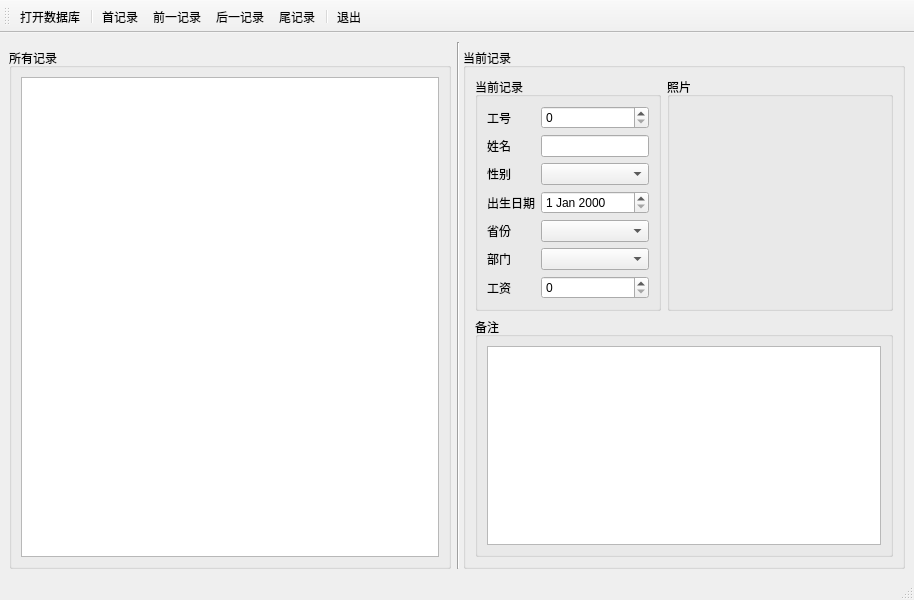
<?xml version="1.0" encoding="UTF-8"?>
<ui version="4.0">
 <class>MainWindow</class>
 <widget class="QMainWindow" name="MainWindow">
  <property name="geometry">
   <rect>
    <x>0</x>
    <y>0</y>
    <width>914</width>
    <height>600</height>
   </rect>
  </property>
  <property name="windowTitle">
   <string>MainWindow</string>
  </property>
  <widget class="QWidget" name="centralwidget">
   <layout class="QGridLayout" name="gridLayout" columnstretch="1,0,1">
    <item row="0" column="1" rowspan="2" colspan="2">
     <widget class="Line" name="line">
      <property name="orientation">
       <enum>Qt::Orientation::Vertical</enum>
      </property>
     </widget>
    </item>
    <item row="1" column="2">
     <widget class="QGroupBox" name="groupBox_2">
      <property name="title">
       <string>当前记录</string>
      </property>
      <layout class="QFormLayout" name="formLayout_2">
       <item row="0" column="0">
        <widget class="QGroupBox" name="groupBox_6">
         <property name="title">
          <string>当前记录</string>
         </property>
         <layout class="QFormLayout" name="formLayout">
          <item row="0" column="0">
           <widget class="QLabel" name="label_3">
            <property name="text">
             <string>工号</string>
            </property>
           </widget>
          </item>
          <item row="0" column="1">
           <widget class="QSpinBox" name="spinBox"/>
          </item>
          <item row="1" column="0">
           <widget class="QLabel" name="label_4">
            <property name="text">
             <string>姓名</string>
            </property>
           </widget>
          </item>
          <item row="1" column="1">
           <widget class="QLineEdit" name="lineEdit"/>
          </item>
          <item row="2" column="0">
           <widget class="QLabel" name="label_6">
            <property name="text">
             <string>性别</string>
            </property>
           </widget>
          </item>
          <item row="2" column="1">
           <widget class="QComboBox" name="comboBox_2"/>
          </item>
          <item row="3" column="0">
           <widget class="QLabel" name="label_7">
            <property name="text">
             <string>出生日期</string>
            </property>
           </widget>
          </item>
          <item row="3" column="1">
           <widget class="QDateEdit" name="dateEdit"/>
          </item>
          <item row="4" column="0">
           <widget class="QLabel" name="label_8">
            <property name="text">
             <string>省份</string>
            </property>
           </widget>
          </item>
          <item row="4" column="1">
           <widget class="QComboBox" name="comboBox_4"/>
          </item>
          <item row="5" column="0">
           <widget class="QLabel" name="label_9">
            <property name="text">
             <string>部门</string>
            </property>
           </widget>
          </item>
          <item row="5" column="1">
           <widget class="QComboBox" name="comboBox_5"/>
          </item>
          <item row="6" column="0">
           <widget class="QLabel" name="label_5">
            <property name="text">
             <string>工资</string>
            </property>
           </widget>
          </item>
          <item row="6" column="1">
           <widget class="QSpinBox" name="spinBox_2"/>
          </item>
         </layout>
        </widget>
       </item>
       <item row="0" column="1">
        <widget class="QGroupBox" name="groupBox_5">
         <property name="title">
          <string>照片</string>
         </property>
         <layout class="QHBoxLayout" name="horizontalLayout_4">
          <item>
           <widget class="QLabel" name="label_2">
            <property name="text">
             <string/>
            </property>
           </widget>
          </item>
         </layout>
        </widget>
       </item>
       <item row="1" column="0" colspan="2">
        <widget class="QGroupBox" name="groupBox_7">
         <property name="title">
          <string>备注</string>
         </property>
         <layout class="QHBoxLayout" name="horizontalLayout_3">
          <item>
           <widget class="QPlainTextEdit" name="plainTextEdit"/>
          </item>
         </layout>
        </widget>
       </item>
      </layout>
     </widget>
    </item>
    <item row="1" column="0">
     <widget class="QGroupBox" name="groupBox">
      <property name="title">
       <string>所有记录</string>
      </property>
      <layout class="QFormLayout" name="formLayout_3">
       <item row="0" column="0" colspan="2">
        <widget class="QTableView" name="tableView">
         <property name="editTriggers">
          <set>QAbstractItemView::EditTrigger::NoEditTriggers</set>
         </property>
        </widget>
       </item>
      </layout>
     </widget>
    </item>
   </layout>
  </widget>
  <widget class="QStatusBar" name="statusbar"/>
  <widget class="QToolBar" name="toolBar">
   <property name="windowTitle">
    <string>toolBar</string>
   </property>
   <attribute name="toolBarArea">
    <enum>TopToolBarArea</enum>
   </attribute>
   <attribute name="toolBarBreak">
    <bool>false</bool>
   </attribute>
   <addaction name="act_open_db"/>
   <addaction name="separator"/>
   <addaction name="act_front_record"/>
   <addaction name="act_previous_record"/>
   <addaction name="act_next_record"/>
   <addaction name="act_back_record"/>
   <addaction name="separator"/>
   <addaction name="act_quit"/>
  </widget>
  <action name="act_open_db">
   <property name="text">
    <string>打开数据库</string>
   </property>
   <property name="toolTip">
    <string>打开数据库</string>
   </property>
   <property name="menuRole">
    <enum>QAction::MenuRole::NoRole</enum>
   </property>
  </action>
  <action name="act_quit">
   <property name="text">
    <string>退出</string>
   </property>
   <property name="menuRole">
    <enum>QAction::MenuRole::NoRole</enum>
   </property>
  </action>
  <action name="act_front_record">
   <property name="text">
    <string>首记录</string>
   </property>
   <property name="toolTip">
    <string>添加记录</string>
   </property>
   <property name="menuRole">
    <enum>QAction::MenuRole::NoRole</enum>
   </property>
  </action>
  <action name="act_previous_record">
   <property name="text">
    <string>前一记录</string>
   </property>
   <property name="toolTip">
    <string>插入记录</string>
   </property>
   <property name="menuRole">
    <enum>QAction::MenuRole::NoRole</enum>
   </property>
  </action>
  <action name="act_next_record">
   <property name="text">
    <string>后一记录</string>
   </property>
   <property name="menuRole">
    <enum>QAction::MenuRole::NoRole</enum>
   </property>
  </action>
  <action name="act_back_record">
   <property name="text">
    <string>尾记录</string>
   </property>
   <property name="menuRole">
    <enum>QAction::MenuRole::NoRole</enum>
   </property>
  </action>
 </widget>
 <resources/>
 <connections>
  <connection>
   <sender>act_quit</sender>
   <signal>triggered()</signal>
   <receiver>MainWindow</receiver>
   <slot>close()</slot>
   <hints>
    <hint type="sourcelabel">
     <x>-1</x>
     <y>-1</y>
    </hint>
    <hint type="destinationlabel">
     <x>456</x>
     <y>299</y>
    </hint>
   </hints>
  </connection>
 </connections>
</ui>
